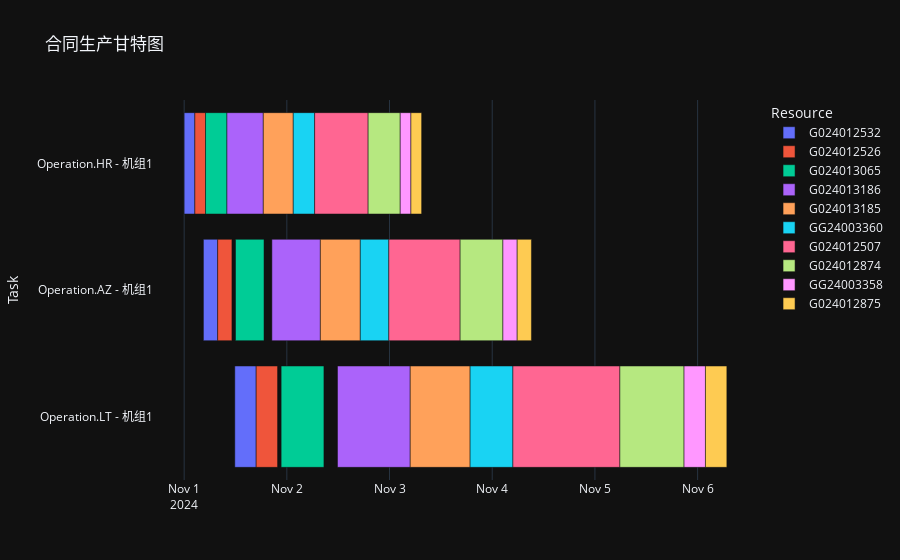
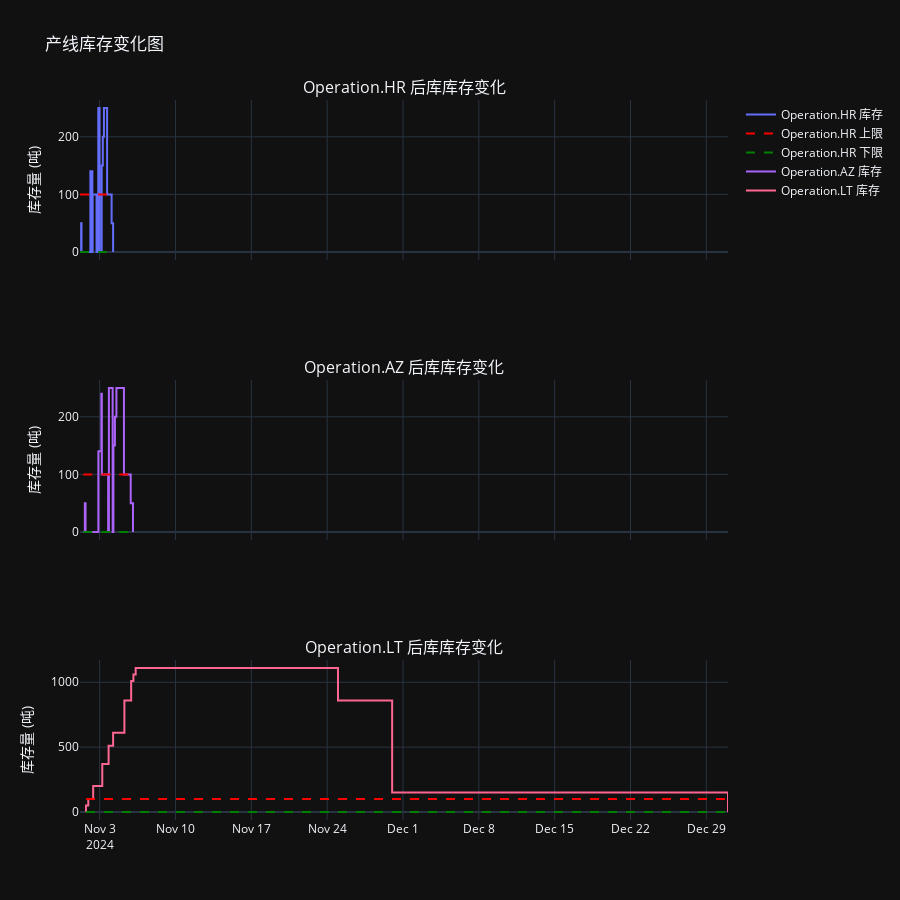
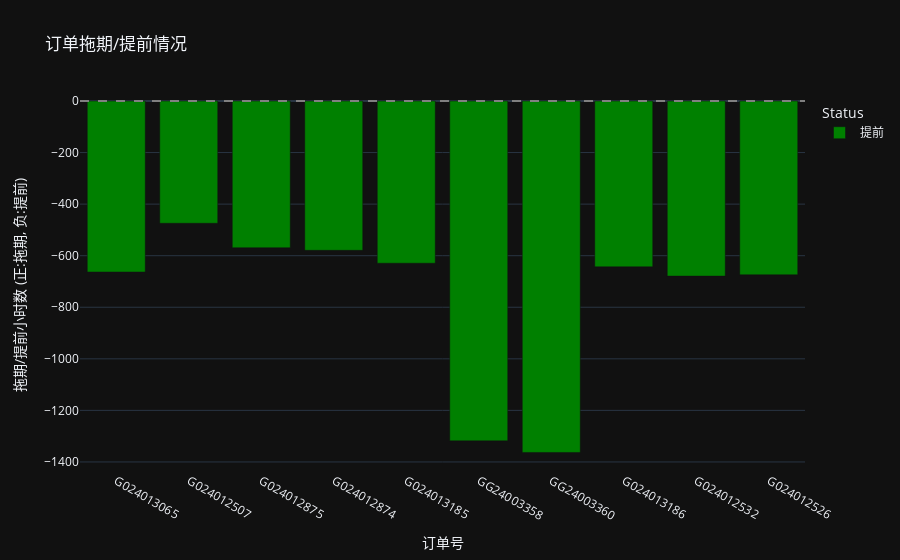

Source (notebook cell) for these figures, in order:
### Code cell
best_sched, best_eval = optimize_schedule(orders_obj_list, static_params, sa_iters=800, seed=42)

print('Objective:', best_eval.objective)
print('Tardiness hours:', best_eval.tardiness_total_hours)
print('Adjacency cost:', best_eval.adjacency_cost)
print('Inventory penalty:', best_eval.inventory_penalty)
print('Stock violations:', best_eval.stock_violations)
print('\nSchedule:')
for t in sorted(best_sched.tasks, key=lambda x: (x.start, x.order_no)):
    print(f"Order {t.order_no} | Op {t.op} | M{t.machine_idx} | {t.start.strftime('%Y-%m-%d %H:%M')} -> {t.end.strftime('%Y-%m-%d %H:%M')}")

# 调用绘图函数
orders_map = {o.order_no: o for o in orders_obj_list}
print("\n绘制甘特图...")
plot_gantt_chart(best_sched)

print("\n绘制库存变化图...")
plot_inventory_change(best_sched, orders_map, static_params)

print("\n绘制拖期变化图...")
plot_tardiness_chart(best_sched, orders_map, static_params)

### Figure 1 — Plotly figure (JSON) as saved in the notebook; plotly's stock layout.template omitted (floating-point values rounded to 4 significant figures)
{"data": [{"base": ["2024-11-01T00:00:00.000000000", "2024-11-01T04:30:00.000000000", "2024-11-01T11:50:00.000000000"], "customdata": [[2.5], [3.333], [5.0]], "hovertemplate": "<b>%{hovertext}</b><br><br>Resource=G024012532<br>Start=%{base|%Y-%m-%d %H:%M}<br>Finish=%{x|%Y-%m-%d %H:%M}<br>Duration=%{customdata[0]}<extra></extra>", "hovertext": ["G024012532", "G024012532", "G024012532"], "legendgroup": "G024012532", "marker": {"color": "#636efa", "pattern": {"shape": ""}}, "name": "G024012532", "orientation": "h", "showlegend": true, "textposition": "auto", "x": [9000000, 12000000, 18000000], "xaxis": "x", "y": ["Operation.HR - 机组1", "Operation.AZ - 机组1", "Operation.LT - 机组1"], "yaxis": "y", "type": "bar"}, {"base": ["2024-11-01T02:30:00.000000000", "2024-11-01T07:50:00.000000000", "2024-11-01T16:50:00.000000000"], "customdata": [[2.5], [3.333], [5.0]], "hovertemplate": "<b>%{hovertext}</b><br><br>Resource=G024012526<br>Start=%{base|%Y-%m-%d %H:%M}<br>Finish=%{x|%Y-%m-%d %H:%M}<br>Duration=%{customdata[0]}<extra></extra>", "hovertext": ["G024012526", "G024012526", "G024012526"], "legendgroup": "G024012526", "marker": {"color": "#EF553B", "pattern": {"shape": ""}}, "name": "G024012526", "orientation": "h", "showlegend": true, "textposition": "auto", "x": [9000000, 12000000, 18000000], "xaxis": "x", "y": ["Operation.HR - 机组1", "Operation.AZ - 机组1", "Operation.LT - 机组1"], "yaxis": "y", "type": "bar"}, {"base": ["2024-11-01T05:00:00.000000000", "2024-11-01T12:00:00.000000000", "2024-11-01T22:40:00.000000000"], "customdata": [[5.0], [6.667], [10.0]], "hovertemplate": "<b>%{hovertext}</b><br><br>Resource=G024013065<br>Start=%{base|%Y-%m-%d %H:%M}<br>Finish=%{x|%Y-%m-%d %H:%M}<br>Duration=%{customdata[0]}<extra></extra>", "hovertext": ["G024013065", "G024013065", "G024013065"], "legendgroup": "G024013065", "marker": {"color": "#00cc96", "pattern": {"shape": ""}}, "name": "G024013065", "orientation": "h", "showlegend": true, "textposition": "auto", "x": [18000000, 24000000, 36000000], "xaxis": "x", "y": ["Operation.HR - 机组1", "Operation.AZ - 机组1", "Operation.LT - 机组1"], "yaxis": "y", "type": "bar"}, {"base": ["2024-11-01T10:00:00.000000000", "2024-11-01T20:30:00.000000000", "2024-11-02T11:50:00.000000000"], "customdata": [[8.5], [11.33], [17.0]], "hovertemplate": "<b>%{hovertext}</b><br><br>Resource=G024013186<br>Start=%{base|%Y-%m-%d %H:%M}<br>Finish=%{x|%Y-%m-%d %H:%M}<br>Duration=%{customdata[0]}<extra></extra>", "hovertext": ["G024013186", "G024013186", "G024013186"], "legendgroup": "G024013186", "marker": {"color": "#ab63fa", "pattern": {"shape": ""}}, "name": "G024013186", "orientation": "h", "showlegend": true, "textposition": "auto", "x": [30600000, 40800000, 61200000], "xaxis": "x", "y": ["Operation.HR - 机组1", "Operation.AZ - 机组1", "Operation.LT - 机组1"], "yaxis": "y", "type": "bar"}, {"base": ["2024-11-01T18:30:00.000000000", "2024-11-02T07:50:00.000000000", "2024-11-03T04:50:00.000000000"], "customdata": [[7.0], [9.333], [14.0]], "hovertemplate": "<b>%{hovertext}</b><br><br>Resource=G024013185<br>Start=%{base|%Y-%m-%d %H:%M}<br>Finish=%{x|%Y-%m-%d %H:%M}<br>Duration=%{customdata[0]}<extra></extra>", "hovertext": ["G024013185", "G024013185", "G024013185"], "legendgroup": "G024013185", "marker": {"color": "#FFA15A", "pattern": {"shape": ""}}, "name": "G024013185", "orientation": "h", "showlegend": true, "textposition": "auto", "x": [25200000, 33600000, 50400000], "xaxis": "x", "y": ["Operation.HR - 机组1", "Operation.AZ - 机组1", "Operation.LT - 机组1"], "yaxis": "y", "type": "bar"}, {"base": ["2024-11-02T01:30:00.000000000", "2024-11-02T17:10:00.000000000", "2024-11-03T18:50:00.000000000"], "customdata": [[5.0], [6.667], [10.0]], "hovertemplate": "<b>%{hovertext}</b><br><br>Resource=GG24003360<br>Start=%{base|%Y-%m-%d %H:%M}<br>Finish=%{x|%Y-%m-%d %H:%M}<br>Duration=%{customdata[0]}<extra></extra>", "hovertext": ["GG24003360", "GG24003360", "GG24003360"], "legendgroup": "GG24003360", "marker": {"color": "#19d3f3", "pattern": {"shape": ""}}, "name": "GG24003360", "orientation": "h", "showlegend": true, "textposition": "auto", "x": [18000000, 24000000, 36000000], "xaxis": "x", "y": ["Operation.HR - 机组1", "Operation.AZ - 机组1", "Operation.LT - 机组1"], "yaxis": "y", "type": "bar"}, {"base": ["2024-11-02T06:30:00.000000000", "2024-11-02T23:50:00.000000000", "2024-11-04T04:50:00.000000000"], "customdata": [[12.5], [16.67], [25.0]], "hovertemplate": "<b>%{hovertext}</b><br><br>Resource=G024012507<br>Start=%{base|%Y-%m-%d %H:%M}<br>Finish=%{x|%Y-%m-%d %H:%M}<br>Duration=%{customdata[0]}<extra></extra>", "hovertext": ["G024012507", "G024012507", "G024012507"], "legendgroup": "G024012507", "marker": {"color": "#FF6692", "pattern": {"shape": ""}}, "name": "G024012507", "orientation": "h", "showlegend": true, "textposition": "auto", "x": [45000000, 60000000, 90000000], "xaxis": "x", "y": ["Operation.HR - 机组1", "Operation.AZ - 机组1", "Operation.LT - 机组1"], "yaxis": "y", "type": "bar"}, {"base": ["2024-11-02T19:00:00.000000000", "2024-11-03T16:30:00.000000000", "2024-11-05T05:50:00.000000000"], "customdata": [[7.5], [10.0], [15.0]], "hovertemplate": "<b>%{hovertext}</b><br><br>Resource=G024012874<br>Start=%{base|%Y-%m-%d %H:%M}<br>Finish=%{x|%Y-%m-%d %H:%M}<br>Duration=%{customdata[0]}<extra></extra>", "hovertext": ["G024012874", "G024012874", "G024012874"], "legendgroup": "G024012874", "marker": {"color": "#B6E880", "pattern": {"shape": ""}}, "name": "G024012874", "orientation": "h", "showlegend": true, "textposition": "auto", "x": [27000000, 36000000, 54000000], "xaxis": "x", "y": ["Operation.HR - 机组1", "Operation.AZ - 机组1", "Operation.LT - 机组1"], "yaxis": "y", "type": "bar"}, {"base": ["2024-11-03T02:30:00.000000000", "2024-11-04T02:30:00.000000000", "2024-11-05T20:50:00.000000000"], "customdata": [[2.5], [3.333], [5.0]], "hovertemplate": "<b>%{hovertext}</b><br><br>Resource=GG24003358<br>Start=%{base|%Y-%m-%d %H:%M}<br>Finish=%{x|%Y-%m-%d %H:%M}<br>Duration=%{customdata[0]}<extra></extra>", "hovertext": ["GG24003358", "GG24003358", "GG24003358"], "legendgroup": "GG24003358", "marker": {"color": "#FF97FF", "pattern": {"shape": ""}}, "name": "GG24003358", "orientation": "h", "showlegend": true, "textposition": "auto", "x": [9000000, 12000000, 18000000], "xaxis": "x", "y": ["Operation.HR - 机组1", "Operation.AZ - 机组1", "Operation.LT - 机组1"], "yaxis": "y", "type": "bar"}, {"base": ["2024-11-03T05:00:00.000000000", "2024-11-04T05:50:00.000000000", "2024-11-06T01:50:00.000000000"], "customdata": [[2.5], [3.333], [5.0]], "hovertemplate": "<b>%{hovertext}</b><br><br>Resource=G024012875<br>Start=%{base|%Y-%m-%d %H:%M}<br>Finish=%{x|%Y-%m-%d %H:%M}<br>Duration=%{customdata[0]}<extra></extra>", "hovertext": ["G024012875", "G024012875", "G024012875"], "legendgroup": "G024012875", "marker": {"color": "#FECB52", "pattern": {"shape": ""}}, "name": "G024012875", "orientation": "h", "showlegend": true, "textposition": "auto", "x": [9000000, 12000000, 18000000], "xaxis": "x", "y": ["Operation.HR - 机组1", "Operation.AZ - 机组1", "Operation.LT - 机组1"], "yaxis": "y", "type": "bar"}], "layout": {"xaxis": {"anchor": "y", "domain": [0.0, 1.0], "type": "date"}, "yaxis": {"anchor": "x", "domain": [0.0, 1.0], "title": {"text": "Task"}, "autorange": "reversed"}, "legend": {"title": {"text": "Resource"}, "tracegroupgap": 0}, "title": {"text": "合同生产甘特图"}, "barmode": "overlay"}}

### Figure 2 — Plotly figure (JSON) as saved in the notebook; plotly's stock layout.template omitted (floating-point values rounded to 4 significant figures)
{"data": [{"hovertemplate": "<b>时间:</b> %{x|%Y-%m-%d %H:%M}<br><b>库存:</b> %{y:.2f} 吨<extra></extra>", "mode": "lines", "name": "Operation.HR 库存", "x": ["2024-11-01T04:29:00.000000000", "2024-11-01T04:30:00.000000000", "2024-11-01T04:30:00.000000000", "2024-11-01T07:00:00.000000000", "2024-11-01T07:00:00.000000000", "2024-11-01T07:50:00.000000000", "2024-11-01T07:50:00.000000000", "2024-11-01T12:00:00.000000000", "2024-11-01T12:00:00.000000000", "2024-11-01T20:30:00.000000000", "2024-11-01T20:30:00.000000000", "2024-11-02T03:30:00.000000000", "2024-11-02T03:30:00.000000000", "2024-11-02T07:50:00.000000000", "2024-11-02T07:50:00.000000000", "2024-11-02T08:30:00.000000000", "2024-11-02T08:30:00.000000000", "2024-11-02T17:10:00.000000000", "2024-11-02T17:10:00.000000000", "2024-11-02T21:00:00.000000000", "2024-11-02T21:00:00.000000000", "2024-11-02T23:50:00.000000000", "2024-11-02T23:50:00.000000000", "2024-11-03T04:30:00.000000000", "2024-11-03T04:30:00.000000000", "2024-11-03T07:00:00.000000000", "2024-11-03T07:00:00.000000000", "2024-11-03T09:30:00.000000000", "2024-11-03T09:30:00.000000000", "2024-11-03T16:30:00.000000000", "2024-11-03T16:30:00.000000000", "2024-11-04T02:30:00.000000000", "2024-11-04T02:30:00.000000000", "2024-11-04T05:50:00.000000000", "2024-11-04T05:50:00.000000000"], "y": [0.0, 0.0, 0.0, 0.0, 50.0, 50.0, 0.0, 0.0, 0.0, 0.0, 0.0, 0.0, 140.0, 140.0, 0.0, 0.0, 100.0, 100.0, 0.0, 0.0, 250.0, 250.0, 0.0, 0.0, 150.0, 150.0, 200.0, 200.0, 250.0, 250.0, 100.0, 100.0, 50.0, 50.0, 0.0], "type": "scatter", "xaxis": "x", "yaxis": "y"}, {"hovertemplate": "<b>库存上限:</b> %{y:.2f} 吨<extra></extra>", "line": {"color": "red", "dash": "dash"}, "mode": "lines", "name": "Operation.HR 上限", "showlegend": true, "x": ["2024-11-01T04:29:00", "2024-11-04T05:50:00"], "y": [100.0, 100.0], "type": "scatter", "xaxis": "x", "yaxis": "y"}, {"hovertemplate": "<b>库存下限:</b> %{y:.2f} 吨<extra></extra>", "line": {"color": "green", "dash": "dash"}, "mode": "lines", "name": "Operation.HR 下限", "showlegend": true, "x": ["2024-11-01T04:29:00", "2024-11-04T05:50:00"], "y": [0.0, 0.0], "type": "scatter", "xaxis": "x", "yaxis": "y"}, {"hovertemplate": "<b>时间:</b> %{x|%Y-%m-%d %H:%M}<br><b>库存:</b> %{y:.2f} 吨<extra></extra>", "mode": "lines", "name": "Operation.AZ 库存", "x": ["2024-11-01T11:49:00.000000000", "2024-11-01T11:50:00.000000000", "2024-11-01T11:50:00.000000000", "2024-11-01T15:10:00.000000000", "2024-11-01T15:10:00.000000000", "2024-11-01T16:50:00.000000000", "2024-11-01T16:50:00.000000000", "2024-11-01T22:40:00.000000000", "2024-11-01T22:40:00.000000000", "2024-11-02T11:50:00.000000000", "2024-11-02T11:50:00.000000000", "2024-11-02T21:10:00.000000000", "2024-11-02T21:10:00.000000000", "2024-11-03T03:50:00.000000000", "2024-11-03T03:50:00.000000000", "2024-11-03T04:50:00.000000000", "2024-11-03T04:50:00.000000000", "2024-11-03T18:50:00.000000000", "2024-11-03T18:50:00.000000000", "2024-11-03T20:30:00.000000000", "2024-11-03T20:30:00.000000000", "2024-11-04T04:50:00.000000000", "2024-11-04T04:50:00.000000000", "2024-11-04T06:30:00.000000000", "2024-11-04T06:30:00.000000000", "2024-11-04T09:50:00.000000000", "2024-11-04T09:50:00.000000000", "2024-11-04T13:10:00.000000000", "2024-11-04T13:10:00.000000000", "2024-11-05T05:50:00.000000000", "2024-11-05T05:50:00.000000000", "2024-11-05T20:50:00.000000000", "2024-11-05T20:50:00.000000000", "2024-11-06T01:50:00.000000000", "2024-11-06T01:50:00.000000000"], "y": [0.0, 0.0, 0.0, 0.0, 50.0, 50.0, 0.0, 0.0, 0.0, 0.0, 0.0, 0.0, 140.0, 140.0, 240.0, 240.0, 100.0, 100.0, 0.0, 0.0, 250.0, 250.0, 0.0, 0.0, 150.0, 150.0, 200.0, 200.0, 250.0, 250.0, 100.0, 100.0, 50.0, 50.0, 0.0], "type": "scatter", "xaxis": "x2", "yaxis": "y2"}, {"hovertemplate": "<b>库存上限:</b> %{y:.2f} 吨<extra></extra>", "line": {"color": "red", "dash": "dash"}, "mode": "lines", "name": "Operation.AZ 上限", "showlegend": false, "x": ["2024-11-01T11:49:00", "2024-11-06T01:50:00"], "y": [100.0, 100.0], "type": "scatter", "xaxis": "x2", "yaxis": "y2"}, {"hovertemplate": "<b>库存下限:</b> %{y:.2f} 吨<extra></extra>", "line": {"color": "green", "dash": "dash"}, "mode": "lines", "name": "Operation.AZ 下限", "showlegend": false, "x": ["2024-11-01T11:49:00", "2024-11-06T01:50:00"], "y": [0.0, 0.0], "type": "scatter", "xaxis": "x2", "yaxis": "y2"}, {"hovertemplate": "<b>时间:</b> %{x|%Y-%m-%d %H:%M}<br><b>库存:</b> %{y:.2f} 吨<extra></extra>", "mode": "lines", "name": "Operation.LT 库存", "x": ["2024-11-01T17:49:00.000000000", "2024-11-01T17:50:00.000000000", "2024-11-01T17:50:00.000000000", "2024-11-01T22:50:00.000000000", "2024-11-01T22:50:00.000000000", "2024-11-02T09:40:00.000000000", "2024-11-02T09:40:00.000000000", "2024-11-03T05:50:00.000000000", "2024-11-03T05:50:00.000000000", "2024-11-03T19:50:00.000000000", "2024-11-03T19:50:00.000000000", "2024-11-04T05:50:00.000000000", "2024-11-04T05:50:00.000000000", "2024-11-05T06:50:00.000000000", "2024-11-05T06:50:00.000000000", "2024-11-05T21:50:00.000000000", "2024-11-05T21:50:00.000000000", "2024-11-06T02:50:00.000000000", "2024-11-06T02:50:00.000000000", "2024-11-06T07:50:00.000000000", "2024-11-06T07:50:00.000000000", "2024-11-25T00:00:00.000000000", "2024-11-25T00:00:00.000000000", "2024-11-30T00:00:00.000000000", "2024-11-30T00:00:00.000000000", "2024-12-31T00:00:00.000000000", "2024-12-31T00:00:00.000000000"], "y": [0.0, 0.0, 50.0, 50.0, 100.0, 100.0, 200.0, 200.0, 370.0, 370.0, 510.0, 510.0, 610.0, 610.0, 860.0, 860.0, 1010.0, 1010.0, 1060.0, 1060.0, 1110.0, 1110.0, 860.0, 860.0, 150.0, 150.0, 0.0], "type": "scatter", "xaxis": "x3", "yaxis": "y3"}, {"hovertemplate": "<b>库存上限:</b> %{y:.2f} 吨<extra></extra>", "line": {"color": "red", "dash": "dash"}, "mode": "lines", "name": "Operation.LT 上限", "showlegend": false, "x": ["2024-11-01T17:49:00", "2024-12-31T00:00:00"], "y": [100.0, 100.0], "type": "scatter", "xaxis": "x3", "yaxis": "y3"}, {"hovertemplate": "<b>库存下限:</b> %{y:.2f} 吨<extra></extra>", "line": {"color": "green", "dash": "dash"}, "mode": "lines", "name": "Operation.LT 下限", "showlegend": false, "x": ["2024-11-01T17:49:00", "2024-12-31T00:00:00"], "y": [0.0, 0.0], "type": "scatter", "xaxis": "x3", "yaxis": "y3"}], "layout": {"xaxis": {"anchor": "y", "domain": [0.0, 1.0], "matches": "x3", "showticklabels": false}, "yaxis": {"anchor": "x", "domain": [0.7778, 1.0], "title": {"text": "库存量 (吨)"}}, "xaxis2": {"anchor": "y2", "domain": [0.0, 1.0], "matches": "x3", "showticklabels": false}, "yaxis2": {"anchor": "x2", "domain": [0.3889, 0.6111], "title": {"text": "库存量 (吨)"}}, "xaxis3": {"anchor": "y3", "domain": [0.0, 1.0]}, "yaxis3": {"anchor": "x3", "domain": [0.0, 0.2222], "title": {"text": "库存量 (吨)"}}, "annotations": [{"font": {"size": 16}, "showarrow": false, "text": "Operation.HR 后库库存变化", "x": 0.5, "xanchor": "center", "xref": "paper", "y": 1.0, "yanchor": "bottom", "yref": "paper"}, {"font": {"size": 16}, "showarrow": false, "text": "Operation.AZ 后库库存变化", "x": 0.5, "xanchor": "center", "xref": "paper", "y": 0.6111, "yanchor": "bottom", "yref": "paper"}, {"font": {"size": 16}, "showarrow": false, "text": "Operation.LT 后库库存变化", "x": 0.5, "xanchor": "center", "xref": "paper", "y": 0.2222, "yanchor": "bottom", "yref": "paper"}], "title": {"text": "产线库存变化图"}, "height": 900, "hovermode": "x unified"}}

### Figure 3 — Plotly figure (JSON) as saved in the notebook; plotly's stock layout.template omitted (floating-point values rounded to 4 significant figures)
{"data": [{"customdata": [["2024-11-30T00:00:00.000000000", "2024-11-02T08:40:00.000000000"], ["2024-11-25T00:00:00.000000000", "2024-11-05T05:50:00.000000000"], ["2024-11-30T00:00:00.000000000", "2024-11-06T06:50:00.000000000"], ["2024-11-30T00:00:00.000000000", "2024-11-05T20:50:00.000000000"], ["2024-11-30T00:00:00.000000000", "2024-11-03T18:50:00.000000000"], ["2024-12-31T00:00:00.000000000", "2024-11-06T01:50:00.000000000"], ["2024-12-31T00:00:00.000000000", "2024-11-04T04:50:00.000000000"], ["2024-11-30T00:00:00.000000000", "2024-11-03T04:50:00.000000000"], ["2024-11-30T00:00:00.000000000", "2024-11-01T16:50:00.000000000"], ["2024-11-30T00:00:00.000000000", "2024-11-01T21:50:00.000000000"]], "hovertemplate": "Status=提前<br>订单号=%{x}<br>拖期/提前小时数=%{y:.2f}<br>DeliveryDate=%{customdata[0]|%Y-%m-%d %H:%M}<br>FinishTime=%{customdata[1]|%Y-%m-%d %H:%M}<extra></extra>", "legendgroup": "提前", "marker": {"color": "green", "pattern": {"shape": ""}}, "name": "提前", "orientation": "v", "showlegend": true, "textposition": "auto", "x": ["G024013065", "G024012507", "G024012875", "G024012874", "G024013185", "GG24003358", "GG24003360", "G024013186", "G024012532", "G024012526"], "xaxis": "x", "y": [-663.3, -474.2, -569.2, -579.2, -629.2, -1318.0, -1363.0, -643.2, -679.2, -674.2], "yaxis": "y", "type": "bar"}], "layout": {"xaxis": {"anchor": "y", "domain": [0.0, 1.0], "title": {"text": "订单号"}}, "yaxis": {"anchor": "x", "domain": [0.0, 1.0], "title": {"text": "拖期/提前小时数 (正:拖期, 负:提前)"}}, "legend": {"title": {"text": "Status"}, "tracegroupgap": 0}, "title": {"text": "订单拖期/提前情况"}, "barmode": "relative", "shapes": [{"line": {"color": "grey", "dash": "dash"}, "type": "line", "x0": 0, "x1": 1, "xref": "x domain", "y0": 0, "y1": 0, "yref": "y"}]}}
